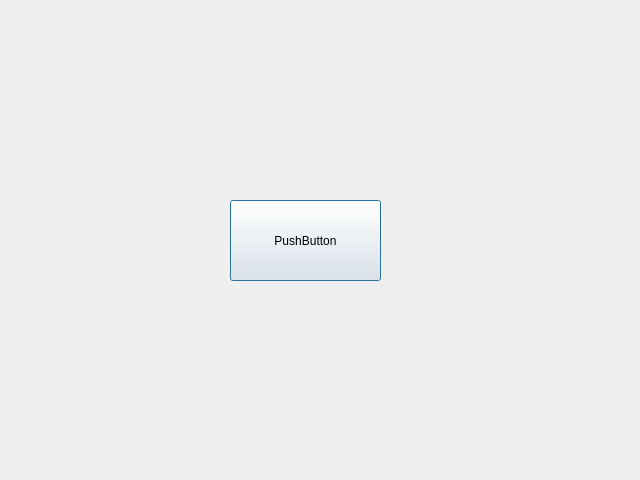
<?xml version="1.0" encoding="UTF-8"?>
<ui version="4.0">
 <class>Dialog</class>
 <widget class="QDialog" name="Dialog">
  <property name="geometry">
   <rect>
    <x>0</x>
    <y>0</y>
    <width>640</width>
    <height>480</height>
   </rect>
  </property>
  <property name="windowTitle">
   <string>Dialog</string>
  </property>
  <widget class="QPushButton" name="pushButton">
   <property name="geometry">
    <rect>
     <x>230</x>
     <y>200</y>
     <width>151</width>
     <height>81</height>
    </rect>
   </property>
   <property name="text">
    <string>PushButton</string>
   </property>
  </widget>
 </widget>
 <resources/>
 <connections/>
</ui>
